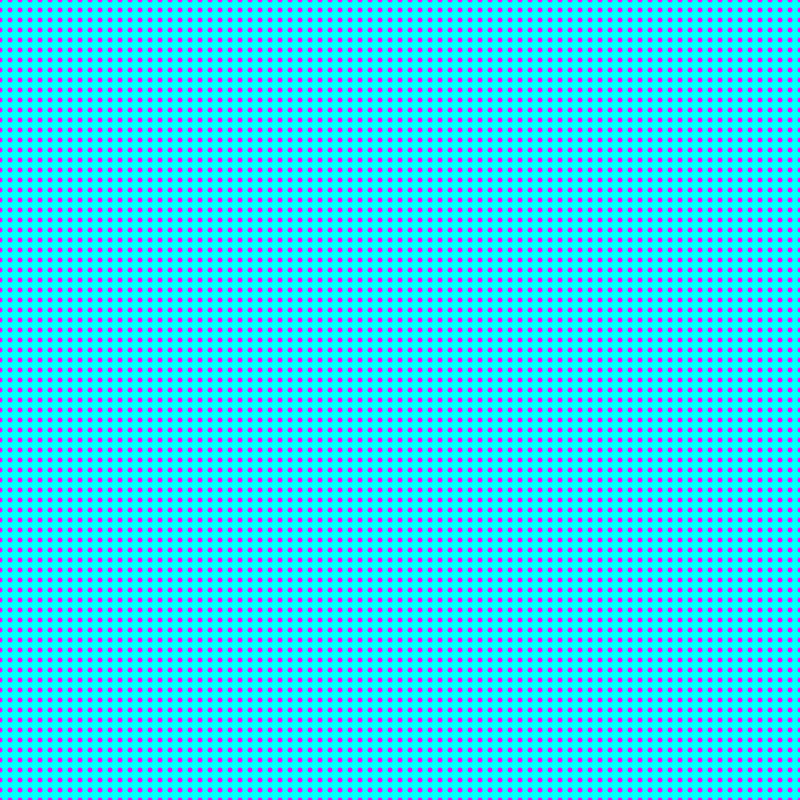
Frame 1 (no input)
Frame 60 (the mouse pressed at the canvas centre just before this capture): identical to frame 1, image omitted
Frame 120 (the mouse held since frame 60 and released just before this capture): identical to frame 1, image omitted

The Processing sketch that drew this single still picture (run headless with seeded random() and noise(); from frame 60 on, the mouse is pressed at the canvas centre):

// Processing sketch: s0500ForLoop
// ── s0500ForLoop.pde
// UDD - Expresión Digital II
// s0501ForLoop

float posx, posy, velx, vely, accx, accy;
color c1, c2, c3;

void setup() {
  size(800, 800);
  //inicialización de ariables de posición y dirección
  posx = random(100);
  posy = height;
  velx = 3;
  vely = 1;

  //inicialización de colores
  c1 = color(255, 0, 255);
  c2 = color(0, 255, 255);
  c3 = color(255, 255, 0);
}

void draw() {
  background(c2);
  for (int i = 0; i <= width; i += 10) {
    for (int j = 0; j <= height; j += 10) {
      noStroke();
      fill(c1);
      //fill(c1,i*j/300); 
      //fill(c1 * (i*j));
      ellipse(i, j, 5, 5);
    }
  }
}


// tarea s05t01 "cambiar el color de cada uno de los elementos dentro de los 4 colores"
